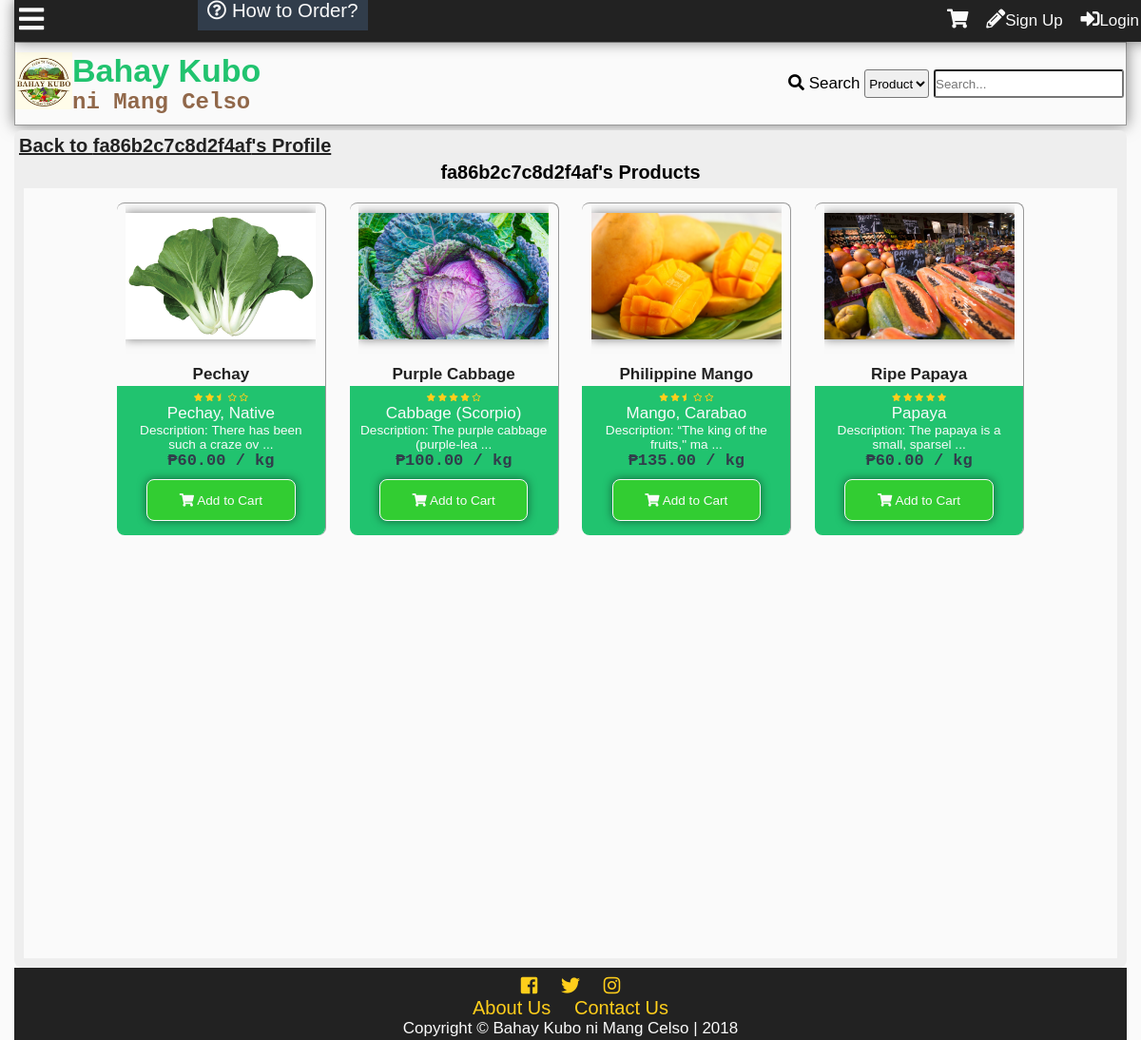
The page /myproducts.php?id=5 on the database as committed earlier.
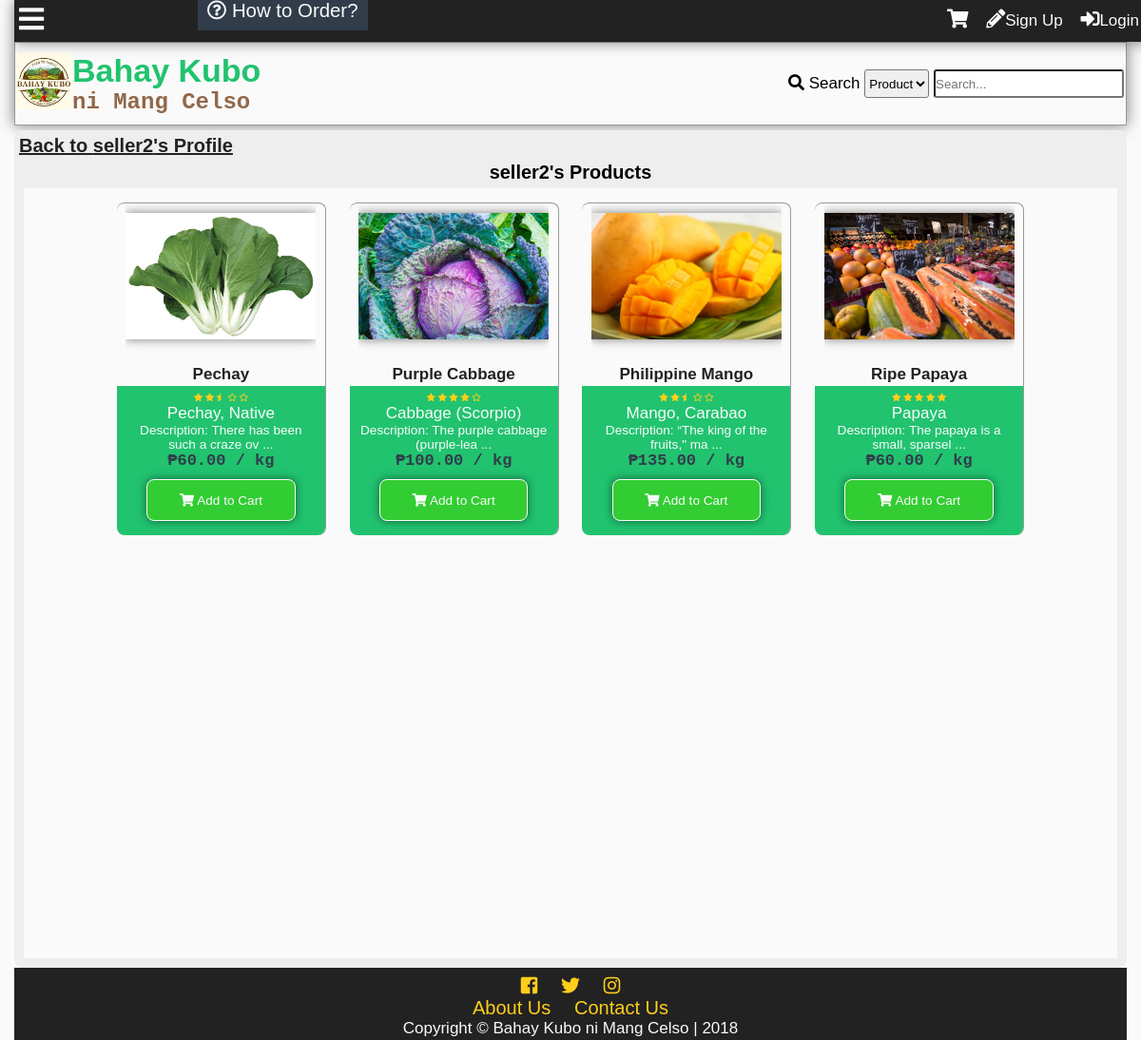
The same page on the database as committed later.
### tables this page shows
CREATE TABLE `tbluser` (
  `userid` int(11) NOT NULL,
  `username` varchar(100) NOT NULL,
  `password` varchar(100) NOT NULL,
  `firstname` varchar(100) NOT NULL,
  `middlename` varchar(100) NOT NULL,
  `lastname` varchar(100) NOT NULL,
  `birthday` varchar(20) NOT NULL,
  `datecreated` timestamp NOT NULL DEFAULT '0000-00-00 00:00:00',
  `email` varchar(100) NOT NULL,
  `phone` varchar(100) NOT NULL,
  `location` varchar(255) NOT NULL,
  `usertypeid` int(11) NOT NULL,
  `access` int(11) NOT NULL,
  `imgpath` varchar(200) NOT NULL,
  `bio` text NOT NULL,
  `is_show_email` tinyint(1) NOT NULL,
  `gender` int(11) NOT NULL,
  `lastupdate` timestamp NOT NULL DEFAULT '0000-00-00 00:00:00',
  `lastonline` timestamp NOT NULL DEFAULT '0000-00-00 00:00:00',
  `profileviews` int(11) NOT NULL
);

### myproducts.php (the view, shortened to what this page needs)
<?php
	include'functions.php';
	require_once'connection.php';
	if(!isset($_GET['id'])){
		die('This page doesn\'t exist.');
	}else{
		$getid=$_GET['id'];
		$sql = "SELECT username FROM tbluser WHERE userid='$getid' AND usertypeid IN(3,4)";
		$result = $conn->query($sql);
		$fetch = $result->fetch_object();
		if(!$fetch){
			die('This page doesn\'t exist.');
		}else{
			$username = $fetch->username;
		}
	}
	if(isset($_SESSION['id'])){
		$tuserid = $_SESSION['id'];
	}else{
		$tuserid = 'none';
	}
?>
<!DOCTYPE html>
<html lang="en">
<head>
  	<link rel="stylesheet" href="css/style.css">
  	<link rel="stylesheet" href="css/fontawesome-all.css">
</head>
<body onscroll="scrollOpacity()">
	<div class="main-container">
	<div class="other-content">
		<h1><a class="btp" href="profile.php?id=<?php echo $_GET['id'] ?>">Back to <?php echo $username ?>'s Profile</a></h1>
		<h3><?php echo $username;?>'s Products</h3>
		<div class="my-products">
<?php
$sql = "SELECT productid,category, productname, description, farmname, t1.userid,username, dateposted, price, img, rating, is_approved FROM tblproduct as t1
LEFT JOIN tblcategory as t2
	ON t1.categoryid = t2.categoryid
LEFT JOIN tbluser as t3
	ON t1.userid = t3.userid
LEFT JOIN tblfarm as t4
	ON t1.farmid = t4.farmid
WHERE t1.userid = '$getid'
ORDER BY dateposted DESC";
$result = $conn->query($sql);
while($row = $result->fetch_object()){
	$id = $row->productid;
	$category = $row->category;
	$product = $row->productname;
	$desc = $row->description;
	$userid = $row->userid;
	$price = $row->price;
	$img = $row->img;
	$approved = $row->is_approved;
	if($approved == 0 AND $userid!=$tuserid){
	}else{
	echo'
	<div class="product">
	<a href="product.php?id='.$id.'">
	<div class="product-img-wrap">
		<img src="'.$img.'" alt="Product Image">
	</div>
	<p class="product-title">'.$product.'</p>
	</a>
	<div class="product-content">
	<a href="product.php?id='.$id.'">
	<p>';
	echo'
	</p>
	<p class="product-category">'.$category.'</p>
	<p class="product-desc">Description: '.substr($desc,0,30).' ...</p>
	</a>
	<p class="product-price">₱'.number_format($price,2).' / kg</p>
	<div class="add-to-cart" value="'.$id.'" onclick="addThistoCart(this)"><i class="fas fa-shopping-cart"></i> Add to Cart</div>
	</div>
	</div>';
	}
}
?>
		</div>
	</div>
	</div>
</body>
</html>

Rows that differ between the two databases and show on the page:
changed tbluser: username "fa86b2c7c8d2f4af" → "seller2"
